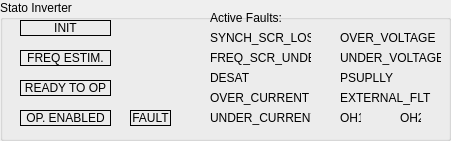
   <widget class="QGroupBox" name="groupBox_statoInverter">
    <property name="geometry">
     <rect>
      <x>140</x>
      <y>10</y>
      <width>451</width>
      <height>141</height>
     </rect>
    </property>
    <property name="title">
     <string>Stato Inverter</string>
    </property>
    <property name="flat">
     <bool>false</bool>
    </property>
    <widget class="QLabel" name="label_init">
     <property name="geometry">
      <rect>
       <x>20</x>
       <y>20</y>
       <width>91</width>
       <height>16</height>
      </rect>
     </property>
     <property name="focusPolicy">
      <enum>Qt::NoFocus</enum>
     </property>
     <property name="contextMenuPolicy">
      <enum>Qt::DefaultContextMenu</enum>
     </property>
     <property name="frameShape">
      <enum>QFrame::Box</enum>
     </property>
     <property name="text">
      <string>INIT</string>
     </property>
     <property name="alignment">
      <set>Qt::AlignCenter</set>
     </property>
    </widget>
    <widget class="QLabel" name="label_freqEst">
     <property name="geometry">
      <rect>
       <x>20</x>
       <y>50</y>
       <width>91</width>
       <height>16</height>
      </rect>
     </property>
     <property name="focusPolicy">
      <enum>Qt::NoFocus</enum>
     </property>
     <property name="contextMenuPolicy">
      <enum>Qt::DefaultContextMenu</enum>
     </property>
     <property name="frameShape">
      <enum>QFrame::Box</enum>
     </property>
     <property name="text">
      <string>FREQ ESTIM.</string>
     </property>
     <property name="alignment">
      <set>Qt::AlignCenter</set>
     </property>
    </widget>
    <widget class="QLabel" name="label_readyToOp">
     <property name="geometry">
      <rect>
       <x>20</x>
       <y>80</y>
       <width>91</width>
       <height>16</height>
      </rect>
     </property>
     <property name="focusPolicy">
      <enum>Qt::NoFocus</enum>
     </property>
     <property name="contextMenuPolicy">
      <enum>Qt::DefaultContextMenu</enum>
     </property>
     <property name="frameShape">
      <enum>QFrame::Box</enum>
     </property>
     <property name="text">
      <string>READY TO OP</string>
     </property>
     <property name="alignment">
      <set>Qt::AlignCenter</set>
     </property>
    </widget>
    <widget class="QLabel" name="label_opEnabled">
     <property name="geometry">
      <rect>
       <x>20</x>
       <y>110</y>
       <width>91</width>
       <height>16</height>
      </rect>
     </property>
     <property name="focusPolicy">
      <enum>Qt::NoFocus</enum>
     </property>
     <property name="contextMenuPolicy">
      <enum>Qt::DefaultContextMenu</enum>
     </property>
     <property name="frameShape">
      <enum>QFrame::Box</enum>
     </property>
     <property name="text">
      <string>OP. ENABLED</string>
     </property>
     <property name="alignment">
      <set>Qt::AlignCenter</set>
     </property>
    </widget>
    <widget class="QLabel" name="label_fault">
     <property name="geometry">
      <rect>
       <x>130</x>
       <y>110</y>
       <width>41</width>
       <height>16</height>
      </rect>
     </property>
     <property name="focusPolicy">
      <enum>Qt::NoFocus</enum>
     </property>
     <property name="contextMenuPolicy">
      <enum>Qt::DefaultContextMenu</enum>
     </property>
     <property name="frameShape">
      <enum>QFrame::Box</enum>
     </property>
     <property name="text">
      <string>FAULT</string>
     </property>
     <property name="alignment">
      <set>Qt::AlignCenter</set>
     </property>
    </widget>
    <widget class="QLabel" name="label_SYNCH_SCR_LOST">
     <property name="geometry">
      <rect>
       <x>210</x>
       <y>30</y>
       <width>101</width>
       <height>16</height>
      </rect>
     </property>
     <property name="text">
      <string>SYNCH_SCR_LOST</string>
     </property>
    </widget>
    <widget class="QLabel" name="label_FREQ_SCR_UNDEF">
     <property name="geometry">
      <rect>
       <x>210</x>
       <y>50</y>
       <width>101</width>
       <height>16</height>
      </rect>
     </property>
     <property name="text">
      <string>FREQ_SCR_UNDEF</string>
     </property>
    </widget>
    <widget class="QLabel" name="label_DESAT">
     <property name="geometry">
      <rect>
       <x>210</x>
       <y>70</y>
       <width>101</width>
       <height>16</height>
      </rect>
     </property>
     <property name="text">
      <string>DESAT</string>
     </property>
    </widget>
    <widget class="QLabel" name="label_OVER_CURRENT">
     <property name="geometry">
      <rect>
       <x>210</x>
       <y>90</y>
       <width>101</width>
       <height>16</height>
      </rect>
     </property>
     <property name="text">
      <string>OVER_CURRENT</string>
     </property>
    </widget>
    <widget class="QLabel" name="label_UNDER_CURRENT">
     <property name="geometry">
      <rect>
       <x>210</x>
       <y>110</y>
       <width>101</width>
       <height>16</height>
      </rect>
     </property>
     <property name="text">
      <string>UNDER_CURRENT</string>
     </property>
    </widget>
    <widget class="QLabel" name="label_OVER_VOLTAGE">
     <property name="geometry">
      <rect>
       <x>340</x>
       <y>30</y>
       <width>101</width>
       <height>16</height>
      </rect>
     </property>
     <property name="text">
      <string>OVER_VOLTAGE</string>
     </property>
    </widget>
    <widget class="QLabel" name="label_UNDER_VOLTAGE">
     <property name="geometry">
      <rect>
       <x>340</x>
       <y>50</y>
       <width>101</width>
       <height>16</height>
      </rect>
     </property>
     <property name="text">
      <string>UNDER_VOLTAGE</string>
     </property>
    </widget>
    <widget class="QLabel" name="label_PSUPLLY">
     <property name="geometry">
      <rect>
       <x>340</x>
       <y>70</y>
       <width>101</width>
       <height>16</height>
      </rect>
     </property>
     <property name="text">
      <string>PSUPLLY</string>
     </property>
    </widget>
    <widget class="QLabel" name="label_EXTERNAL_FLT">
     <property name="geometry">
      <rect>
       <x>340</x>
       <y>90</y>
       <width>101</width>
       <height>16</height>
      </rect>
     </property>
     <property name="text">
      <string>EXTERNAL_FLT</string>
     </property>
    </widget>
    <widget class="QLabel" name="label_OH1">
     <property name="geometry">
      <rect>
       <x>340</x>
       <y>110</y>
       <width>21</width>
       <height>16</height>
      </rect>
     </property>
     <property name="text">
      <string>OH1</string>
     </property>
    </widget>
    <widget class="QLabel" name="label_OH2">
     <property name="geometry">
      <rect>
       <x>400</x>
       <y>110</y>
       <width>21</width>
       <height>16</height>
      </rect>
     </property>
     <property name="text">
      <string>OH2</string>
     </property>
    </widget>
    <widget class="QLabel" name="label_activeFaults">
     <property name="geometry">
      <rect>
       <x>210</x>
       <y>10</y>
       <width>101</width>
       <height>16</height>
      </rect>
     </property>
     <property name="text">
      <string>Active Faults:</string>
     </property>
     <property name="textFormat">
      <enum>Qt::PlainText</enum>
     </property>
    </widget>
   </widget>
